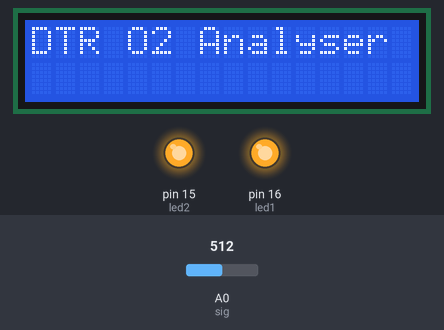
The sketch below on a simulated Arduino Uno, built with avr-gcc and run on an emulated ATmega328P. Parts: 16×2 character LCD, output pins drawn as LEDs (lit = HIGH). The test bench sets the inputs (shaded band); at power-on: A0 (sig) = 512. What the sketch prints to the serial monitor is not drawn.

Above: at 2.9 s.
3.0 s: A0 (sig) set to 75
5.8 s: A0 (sig) set to 64
At 6.6 s:
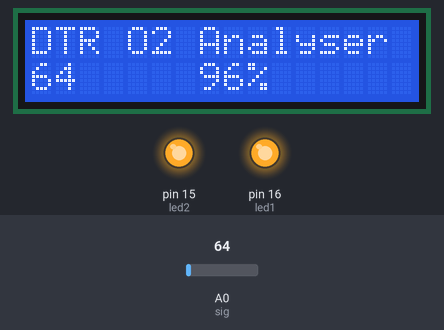
At 9.3 s:
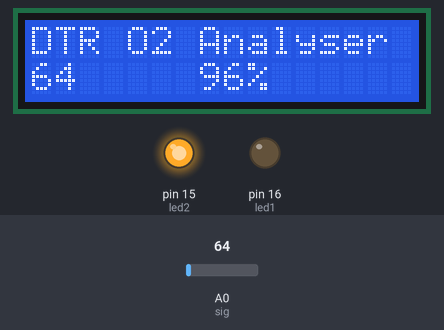
9.7 s: A0 (sig) set to 80
At 10.8 s:
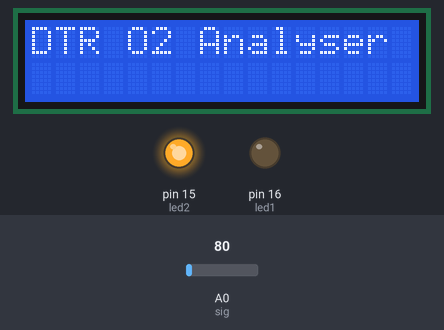
Timing chart, 0 to 12.7 s (numbered marks = the images above; inputs shaded):
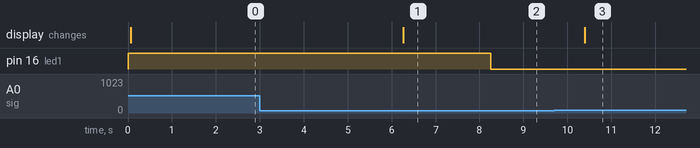

Measured:
- the behaviour switches between 70 and 69 on A0 (sig) (found by bisection; images 0 and 1)
- after the input at 3.0 s, every drawn part: stays the same
- after the input at 5.8 s, pin 16 (led1): HIGH → LOW after 2.5 s; the display: changes after 0.46 s (image 1)
- after the input at 9.7 s, the display: changes after 0.69 s (image 3)

The sketch:

oxy_analyser_mod.ino
```cpp
// include the library code:
#include <LiquidCrystal.h>

// initialize the library by associating any needed LCD interface pin
// with the arduino pin number it is connected to
const int RS = 2, EN = 3, D4 = 4, D5 = 5, D6 = 6, D7 = 7;
int sig = A0, led1= 16, led2 =15;
LiquidCrystal lcd(RS,EN,D4,D5,D6,D7);
int oxy = 0;

void setup() {
  // set up the LCD's number of columns and rows:

    pinMode(sig,INPUT);
    pinMode(led1,OUTPUT);
    pinMode(led2,OUTPUT);
  // Print a message to the LCD.
  Serial.begin(9600);

  Serial.print("Start");
  digitalWrite(led1,HIGH);
  digitalWrite(led2,HIGH);
}

void loop() {
 lcd.begin(16, 2);
 lcd.setCursor(0,0);
  lcd.print(("DTR O2 Analyser"));
  analogReference(INTERNAL);
  int sensorValue = analogRead(sig);
    //float oxygen = (sensorValue) * 1.8;
  if ( sensorValue < 70)
  {
    lcd.setCursor(0,1);
  Serial.print(sensorValue);
  lcd.print(sensorValue);
  oxy = map(sensorValue,0,66,0,99);
  Serial.print(" ");
  lcd.setCursor(7, 1);
  Serial.println(oxy);
 Serial.print(" ");
  if (oxy < 100)
  {
  lcd.print(oxy);
  lcd.print(("%"));
  }
  }

  delay(2000);
  if (( oxy> 0) && (oxy < 87))
  {
    digitalWrite(led2,LOW);
    digitalWrite(led1,HIGH);
  }
if (oxy >= 85)
 {
    digitalWrite(led2,HIGH);
    digitalWrite(led1,LOW);
 }
 //lcd.clear();
}
```
